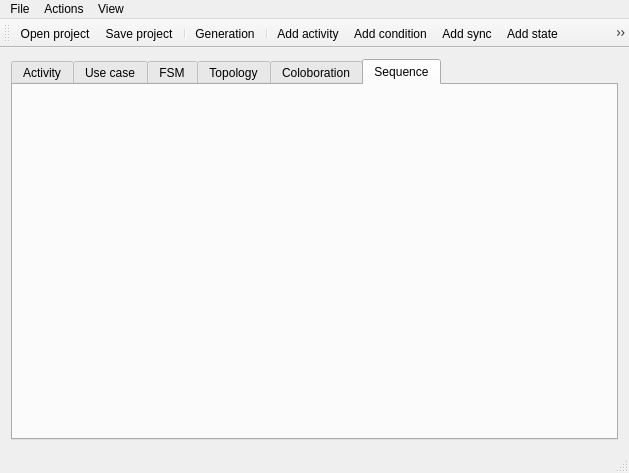
<?xml version="1.0" encoding="UTF-8"?>
<ui version="4.0">
 <class>EnterInputs</class>
 <widget class="QMainWindow" name="EnterInputs">
  <property name="geometry">
   <rect>
    <x>0</x>
    <y>0</y>
    <width>629</width>
    <height>473</height>
   </rect>
  </property>
  <property name="sizePolicy">
   <sizepolicy hsizetype="Maximum" vsizetype="Maximum">
    <horstretch>0</horstretch>
    <verstretch>0</verstretch>
   </sizepolicy>
  </property>
  <property name="windowTitle">
   <string>UML Editor</string>
  </property>
  <property name="windowIcon">
   <iconset>
    <normaloff>:/icons/images/new/network-config.png</normaloff>:/icons/images/new/network-config.png</iconset>
  </property>
  <property name="dockOptions">
   <set>QMainWindow::AllowNestedDocks|QMainWindow::AllowTabbedDocks|QMainWindow::AnimatedDocks</set>
  </property>
  <widget class="QWidget" name="centralWidget">
   <layout class="QVBoxLayout" name="verticalLayout_2">
    <item>
     <layout class="QVBoxLayout" name="mainLayout"/>
    </item>
    <item>
     <widget class="QTabWidget" name="datagrams">
      <property name="tabPosition">
       <enum>QTabWidget::North</enum>
      </property>
      <property name="currentIndex">
       <number>5</number>
      </property>
      <widget class="QWidget" name="activity">
       <attribute name="title">
        <string>Activity</string>
       </attribute>
       <layout class="QVBoxLayout" name="verticalLayout_3">
        <item>
         <layout class="QVBoxLayout" name="activityLayout"/>
        </item>
       </layout>
      </widget>
      <widget class="QWidget" name="useCase">
       <attribute name="title">
        <string>Use case</string>
       </attribute>
       <layout class="QVBoxLayout" name="verticalLayout_4">
        <item>
         <layout class="QVBoxLayout" name="useCaseLayout"/>
        </item>
       </layout>
      </widget>
      <widget class="QWidget" name="fsm">
       <attribute name="title">
        <string>FSM</string>
       </attribute>
       <layout class="QGridLayout" name="gridLayout">
        <item row="0" column="0">
         <layout class="QVBoxLayout" name="fsmLayout"/>
        </item>
       </layout>
      </widget>
      <widget class="QWidget" name="topology">
       <attribute name="title">
        <string>Topology</string>
       </attribute>
       <layout class="QGridLayout" name="gridLayout_2">
        <item row="0" column="0">
         <layout class="QVBoxLayout" name="topologyLayout"/>
        </item>
       </layout>
      </widget>
      <widget class="QWidget" name="coloboration">
       <attribute name="title">
        <string>Coloboration</string>
       </attribute>
       <layout class="QGridLayout" name="gridLayout_3">
        <item row="0" column="0">
         <layout class="QVBoxLayout" name="coloborationLayout"/>
        </item>
       </layout>
      </widget>
      <widget class="QWidget" name="Sequence">
       <attribute name="title">
        <string>Sequence</string>
       </attribute>
       <layout class="QGridLayout" name="gridLayout_4">
        <item row="0" column="0">
         <layout class="QVBoxLayout" name="sequenceLayout"/>
        </item>
       </layout>
      </widget>
     </widget>
    </item>
   </layout>
  </widget>
  <widget class="QMenuBar" name="menuBar">
   <property name="geometry">
    <rect>
     <x>0</x>
     <y>0</y>
     <width>629</width>
     <height>18</height>
    </rect>
   </property>
   <widget class="QMenu" name="maFile">
    <property name="title">
     <string>File</string>
    </property>
    <addaction name="actionCreate_project"/>
    <addaction name="actionOpen_project"/>
    <addaction name="actionSave_project"/>
    <addaction name="separator"/>
    <addaction name="actionGeneration"/>
    <addaction name="separator"/>
    <addaction name="actionExit"/>
   </widget>
   <widget class="QMenu" name="maActions">
    <property name="title">
     <string>Actions</string>
    </property>
    <addaction name="actionAdd_activity"/>
    <addaction name="actionAddState"/>
    <addaction name="actionAdd_condition"/>
    <addaction name="actionAdd_sync"/>
    <addaction name="actionAdd_author"/>
    <addaction name="actionAdd_use_case"/>
    <addaction name="actionAdd_node"/>
    <addaction name="actionAdd_module"/>
    <addaction name="actionAdd_coloboration"/>
    <addaction name="actionAdd_sequence"/>
    <addaction name="separator"/>
   </widget>
   <widget class="QMenu" name="menuView">
    <property name="title">
     <string>View</string>
    </property>
    <addaction name="actionShow_toolbar"/>
   </widget>
   <addaction name="maFile"/>
   <addaction name="maActions"/>
   <addaction name="menuView"/>
  </widget>
  <widget class="QToolBar" name="mainToolBar">
   <property name="windowTitle">
    <string>Панель инструментов</string>
   </property>
   <property name="toolTip">
    <string>Панель инструментов</string>
   </property>
   <attribute name="toolBarArea">
    <enum>TopToolBarArea</enum>
   </attribute>
   <attribute name="toolBarBreak">
    <bool>false</bool>
   </attribute>
   <addaction name="actionOpen_project"/>
   <addaction name="actionSave_project"/>
   <addaction name="separator"/>
   <addaction name="actionGeneration"/>
   <addaction name="separator"/>
   <addaction name="actionAdd_activity"/>
   <addaction name="actionAdd_condition"/>
   <addaction name="actionAdd_sync"/>
   <addaction name="actionAddState"/>
   <addaction name="actionAdd_use_case"/>
   <addaction name="actionAdd_author"/>
   <addaction name="actionAdd_node"/>
   <addaction name="actionAdd_module"/>
   <addaction name="actionAdd_sequence"/>
   <addaction name="actionAdd_coloboration"/>
   <addaction name="separator"/>
   <addaction name="actionLevel_up"/>
  </widget>
  <widget class="QStatusBar" name="statusBar"/>
  <action name="actionAddState">
   <property name="icon">
    <iconset resource="../../share/mainResources.qrc">
     <normaloff>:/textedit/images/filenew.png</normaloff>:/textedit/images/filenew.png</iconset>
   </property>
   <property name="text">
    <string>Add state</string>
   </property>
   <property name="shortcut">
    <string>+</string>
   </property>
  </action>
  <action name="actionExit">
   <property name="icon">
    <iconset resource="../../share/mainResources.qrc">
     <normaloff>:/icons/images/exit.png</normaloff>:/icons/images/exit.png</iconset>
   </property>
   <property name="text">
    <string>Exit</string>
   </property>
   <property name="shortcut">
    <string>Ctrl+Q</string>
   </property>
  </action>
  <action name="actionGeneration">
   <property name="icon">
    <iconset resource="../../share/mainResources.qrc">
     <normaloff>:/icons/images/finish.png</normaloff>:/icons/images/finish.png</iconset>
   </property>
   <property name="text">
    <string>Generation</string>
   </property>
   <property name="shortcut">
    <string>Ctrl+R</string>
   </property>
  </action>
  <action name="actionLevel_up">
   <property name="enabled">
    <bool>false</bool>
   </property>
   <property name="icon">
    <iconset resource="../../share/mainResources.qrc">
     <normaloff>:/icons/images/go-up.png</normaloff>:/icons/images/go-up.png</iconset>
   </property>
   <property name="text">
    <string>Level up</string>
   </property>
   <property name="toolTip">
    <string>Level up</string>
   </property>
   <property name="shortcut">
    <string>PgUp, Backspace</string>
   </property>
  </action>
  <action name="actionSave_project">
   <property name="icon">
    <iconset resource="../../share/mainResources.qrc">
     <normaloff>:/textedit/images/filesave.png</normaloff>:/textedit/images/filesave.png</iconset>
   </property>
   <property name="text">
    <string>Save project</string>
   </property>
   <property name="toolTip">
    <string>Save project</string>
   </property>
   <property name="shortcut">
    <string>Ctrl+S</string>
   </property>
  </action>
  <action name="actionOpen_project">
   <property name="icon">
    <iconset resource="../../share/mainResources.qrc">
     <normaloff>:/icons/images/document-open.png</normaloff>:/icons/images/document-open.png</iconset>
   </property>
   <property name="text">
    <string>Open project</string>
   </property>
   <property name="toolTip">
    <string>Open project</string>
   </property>
   <property name="shortcut">
    <string>Ctrl+O</string>
   </property>
  </action>
  <action name="actionCreate_project">
   <property name="icon">
    <iconset resource="../../share/mainResources.qrc">
     <normaloff>:/icons/images/document-new.png</normaloff>:/icons/images/document-new.png</iconset>
   </property>
   <property name="text">
    <string>Create project</string>
   </property>
   <property name="shortcut">
    <string>Ctrl+N</string>
   </property>
  </action>
  <action name="actionAdd_activity">
   <property name="icon">
    <iconset resource="../../share/mainResources.qrc">
     <normaloff>:/icons/images/filenew.png</normaloff>:/icons/images/filenew.png</iconset>
   </property>
   <property name="text">
    <string>Add activity</string>
   </property>
   <property name="toolTip">
    <string>Add activity</string>
   </property>
  </action>
  <action name="actionAdd_condition">
   <property name="icon">
    <iconset resource="../../share/mainResources.qrc">
     <normaloff>:/icons/images/test.png</normaloff>:/icons/images/test.png</iconset>
   </property>
   <property name="text">
    <string>Add condition</string>
   </property>
  </action>
  <action name="actionAdd_sync">
   <property name="icon">
    <iconset resource="../../share/mainResources.qrc">
     <normaloff>:/icons/images/editcopy.png</normaloff>:/icons/images/editcopy.png</iconset>
   </property>
   <property name="text">
    <string>Add sync</string>
   </property>
   <property name="toolTip">
    <string>Add sync</string>
   </property>
  </action>
  <action name="actionAdd_author">
   <property name="icon">
    <iconset resource="../../share/mainResources.qrc">
     <normaloff>:/icons/images/add.bmp</normaloff>:/icons/images/add.bmp</iconset>
   </property>
   <property name="text">
    <string>Add author</string>
   </property>
   <property name="toolTip">
    <string>Add author</string>
   </property>
  </action>
  <action name="actionAdd_use_case">
   <property name="icon">
    <iconset resource="../../share/mainResources.qrc">
     <normaloff>:/icons/images/filenew.png</normaloff>:/icons/images/filenew.png</iconset>
   </property>
   <property name="text">
    <string>Add use case</string>
   </property>
  </action>
  <action name="actionAdd_node">
   <property name="icon">
    <iconset resource="../../share/mainResources.qrc">
     <normaloff>:/textedit/images/fileprint.png</normaloff>:/textedit/images/fileprint.png</iconset>
   </property>
   <property name="text">
    <string>Add node</string>
   </property>
   <property name="toolTip">
    <string>Add node</string>
   </property>
  </action>
  <action name="actionAdd_module">
   <property name="icon">
    <iconset resource="../../share/mainResources.qrc">
     <normaloff>:/icons/dev</normaloff>:/icons/dev</iconset>
   </property>
   <property name="text">
    <string>Add module</string>
   </property>
   <property name="toolTip">
    <string>Add module</string>
   </property>
  </action>
  <action name="actionAdd_coloboration">
   <property name="icon">
    <iconset resource="../../share/mainResources.qrc">
     <normaloff>:/icons/images/filenew.png</normaloff>:/icons/images/filenew.png</iconset>
   </property>
   <property name="text">
    <string>Add coloboration</string>
   </property>
   <property name="toolTip">
    <string>Add coloboration</string>
   </property>
  </action>
  <action name="actionShow_toolbar">
   <property name="icon">
    <iconset resource="../../share/mainResources.qrc">
     <normaloff>:/icons/host</normaloff>:/icons/host</iconset>
   </property>
   <property name="text">
    <string>Show toolbar</string>
   </property>
   <property name="toolTip">
    <string>Show toolbar</string>
   </property>
  </action>
  <action name="actionAdd_sequence">
   <property name="icon">
    <iconset resource="../../share/mainResources.qrc">
     <normaloff>:/textedit/images/filenew.png</normaloff>:/textedit/images/filenew.png</iconset>
   </property>
   <property name="text">
    <string>Add sequence</string>
   </property>
  </action>
 </widget>
 <layoutdefault spacing="6" margin="11"/>
 <resources>
  <include location="../../share/mainResources.qrc"/>
 </resources>
 <connections/>
</ui>
